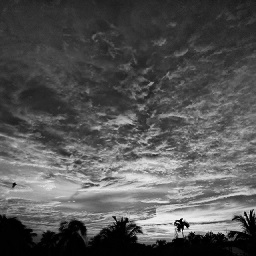
%> input picture Lab/test2.jpg, 256 x 256 px
$ octave test2.m   (GNU Octave 9; MATLAB toolbox functions it lacks are replaced by stand-ins)
%> lines starting %> are read from the running program, lines starting %| are printed output that depends on the picture; in (x1, y1, x2, y2) boxes, pixels count from 0 and x2, y2 are one past the last pixel; in counts of white or black regions, pixels touching at a corner belong together; the program's own positions count from 1
clc;
clear all;
close all;

x=imread('test2.jpg');
%> x is the input picture: size 256x256x3 uint8; min 0, max 246, mean 85
y1=[];
y2=[];
y3=[];
y4=[];
y5=[];
y6=[];
y7=[];
y8=[];

for i=1:256
    for j=1:256
        t=de2bi(x(i,j),8,'left-msb');
        y1(i,j)=t(1,1);
        y2(i,j)=t(1,2);
        y3(i,j)=t(1,3);
        y4(i,j)=t(1,4);
        y5(i,j)=t(1,5);
        y6(i,j)=t(1,6);
        y7(i,j)=t(1,7);
        y8(i,j)=t(1,8);
    end
end
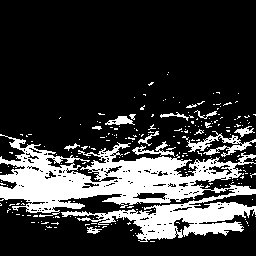
%> y1: size 256x256 double; values 0 (black) and 1 (white), 22.1% white; 218 white regions (203 under 20 px), largest, box (x1, y1, x2, y2) and area: (0, 134, 256, 242) 12384, (186, 131, 256, 157) 552, (132, 141, 175, 157) 200
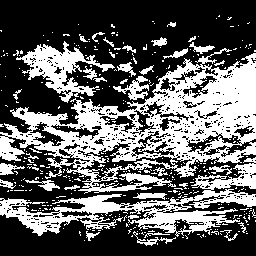
%> y2: size 256x256 double; values 0 (black) and 1 (white), 37.8% white; 358 white regions (321 under 20 px), largest, box (x1, y1, x2, y2) and area: (0, 48, 256, 194) 13943, (0, 157, 256, 237) 5449, (16, 41, 115, 103) 2037
%> y3: size 256x256 double; values 0 (black) and 1 (white), 56.5% white; 356 black regions (331 under 20 px), largest, box (x1, y1, x2, y2) and area: (0, 48, 256, 256) 24228, (16, 41, 115, 103) 2025, (113, 76, 154, 100) 275
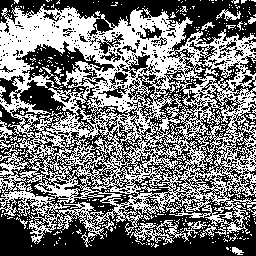
%> y4: size 256x256 double; values 0 (black) and 1 (white), 46.3% white; 419 white regions (402 under 20 px), largest, box (x1, y1, x2, y2) and area: (0, 4, 256, 247) 28046, (130, 220, 207, 245) 586, (216, 9, 241, 21) 118
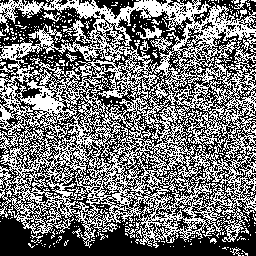
%> y5: size 256x256 double; values 0 (black) and 1 (white), 45.8% white in thin lines or dots
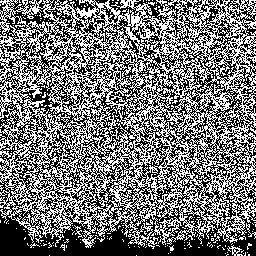
%> y6: size 256x256 double; values 0 (black) and 1 (white), 46.5% white in thin lines or dots
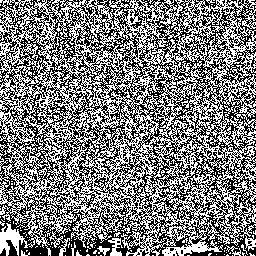
%> y7: size 256x256 double; values 0 (black) and 1 (white), 49.2% white in thin lines or dots
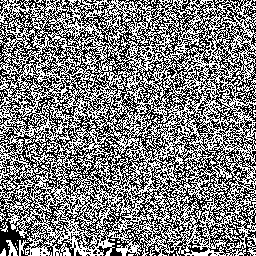
%> y8: size 256x256 double; values 0 (black) and 1 (white), 49.9% white in thin lines or dots
subplot(3,3,1);
imshow(x);
title('Original image','color','r');

subplot(3,3,2);
imshow(y8);
title('Image of bit-1','color','r');

subplot(3,3,3);
imshow(y7);
title('Image of bit-2','color','r');

subplot(3,3,4);
imshow(y6);
title('Image of bit-3','color','r');

subplot(3,3,5);
imshow(y5);
title('Image of bit-4','color','r');

subplot(3,3,6);
imshow(y4);
title('Image of bit-5','color','r');

subplot(3,3,7);
imshow(y3);
title('Image of bit-6','color','r');

subplot(3,3,8);
imshow(y2);
title('Image of bit-7','color','r');

subplot(3,3,9);
imshow(y1);
title('Image of bit-8','color','r');
